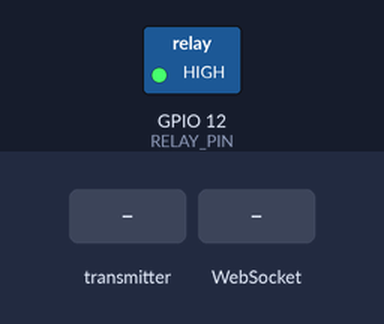
This sketch was run on a simulated ESP32. Shown: switched loads named in the sketch (green lamp = pin HIGH). The test bench sets the inputs (shaded band). WiFi joins after 1.5 s; servers stay silent unless stated; what the sketch prints to the serial monitor is not drawn.

Above: at 5.8 s.
5.9 s: the transmitter starts sending command = UNLOCK
7.9 s: the transmitter starts sending authorized = 1
At 9.7 s:
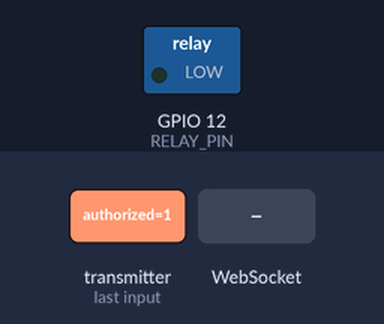
10.4 s: WebSocket text "UNLOCK" received
12.9 s: WebSocket text "auth-success" received
14.9 s: the transmitter starts sending authorized = 0
At 15.9 s:
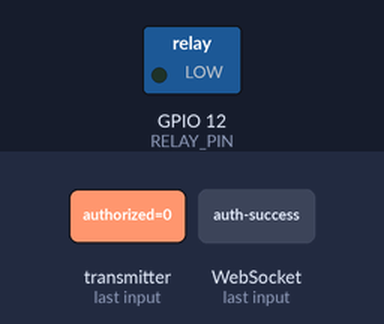
16.4 s: WebSocket text "auth-failed" received
Timing chart, 0 to 20.9 s (numbered marks = the images above; inputs shaded):
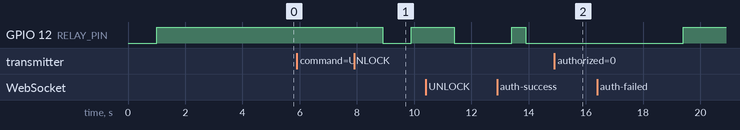

The sketch:

lockRfid.ino
```cpp
#include <WiFi.h>
#include <WebSocketsClient.h>
#include <esp_now.h>
#include "esp_wifi.h"

#define RELAY_PIN 12

const char* ssid = "Galaxy A14";
const char* password = "10102022";
const char* websocketServer = "swiftpasstech.com";
const int websocketPort = 443;

const String location = "LOCK";
const String ARDUINO_SECRET = "SwiftpassArduino";

WebSocketsClient webSocket;

unsigned long lastReconnectAttempt = 0;
unsigned long lastConnectionCheck = 0;
unsigned long lastOnlineCheck = 0;
bool isAuthenticated = false;
bool connectionInProgress = false;
bool offlineMode = false;

bool relayOpen = false;
unsigned long relayOpenTime = 0;
const unsigned long relayDuration = 5000;

bool pendingUnlock = false;
bool pendingDenied = false;

typedef struct struct_message {
  char command[10];
  char rfid[20];
  bool authorized;
} struct_message;

struct_message incomingMessage;


// ============= SETUP =============

void setup() {
  Serial.begin(115200);
  delay(1000);

  pinMode(RELAY_PIN, OUTPUT);
  digitalWrite(RELAY_PIN, HIGH);

  Serial.println("SwiftPass Lock Controller");

  connectWiFi();
  initESPNow();

  if (!offlineMode) {
    connectWebSocket();
  }
}

// ============= WIFI =============

void connectWiFi() {
  Serial.println("Connecting to WiFi...");
  WiFi.disconnect(true);
  delay(1000);
  WiFi.mode(WIFI_STA);
  esp_wifi_set_channel(1, WIFI_SECOND_CHAN_NONE);
  delay(500);
  WiFi.begin(ssid, password);

  int attempts = 0;
  while (WiFi.status() != WL_CONNECTED && attempts < 30) {
    delay(500);
    Serial.print(".");
    attempts++;
  }

  if (WiFi.status() == WL_CONNECTED) {
    Serial.println("\nWiFi connected | IP: " + WiFi.localIP().toString());
    offlineMode = false;
  } else {
    Serial.println("\nWiFi failed - entering offline mode");
    offlineMode = true;
  }
}

// ============= ESP-NOW =============

void initESPNow() {
  esp_now_deinit();
  delay(100);

  if (esp_now_init() != ESP_OK) {
    Serial.println("ESP-NOW init failed");
    return;
  }

  Serial.println("ESP-NOW initialized - ready to receive");
  esp_now_register_recv_cb(onDataReceived);
}

void onDataReceived(const esp_now_recv_info *recvInfo, const uint8_t *incomingData, int len) {
  memcpy(&incomingMessage, incomingData, sizeof(incomingMessage));

  if (strcmp(incomingMessage.command, "UNLOCK") == 0 && incomingMessage.authorized) {
    pendingUnlock = true;
  } else {
    pendingDenied = true;
  }
}

// ============= LOOP =============

void loop() {
  unsigned long now = millis();

  if (pendingUnlock) {
    pendingUnlock = false;
    Serial.println("ESP-NOW: unlock received");
    openRelay();
  }

  if (pendingDenied) {
    pendingDenied = false;
    Serial.println("ESP-NOW: denied received");
  }

  if (relayOpen && now - relayOpenTime >= relayDuration) {
    digitalWrite(RELAY_PIN, HIGH);
    relayOpen = false;
    Serial.println("Relay OFF - door locked");
  }

  if (now - lastOnlineCheck > 5000) {
    lastOnlineCheck = now;
    bool wifiUp = (WiFi.status() == WL_CONNECTED);

    if (!wifiUp && !offlineMode) {
      Serial.println("WiFi lost - switching to offline mode");
      offlineMode = true;
      isAuthenticated = false;
      connectionInProgress = false;
      webSocket.disconnect();
esp_now_deinit();
      delay(100);
      initESPNow();

    } else if (wifiUp && offlineMode) {
      Serial.println("WiFi restored - switching to online mode");
      offlineMode = false;
      esp_now_deinit();
      delay(100);
      initESPNow();
      connectWebSocket();
    }
  }

  if (!offlineMode) {
    if (now - lastConnectionCheck > 10000) {
      lastConnectionCheck = now;
      if (WiFi.status() != WL_CONNECTED) {
        Serial.println("WiFi lost - reconnecting...");
        isAuthenticated = false;
        connectionInProgress = false;
        connectWiFi();
        return;
      }
    }

    if (!webSocket.isConnected() && !connectionInProgress) {
      if (now - lastReconnectAttempt > 5000) {
        Serial.println("WebSocket disconnected - reconnecting...");
        isAuthenticated = false;
        connectWebSocket();
        lastReconnectAttempt = now;
      }
      return;
    }

    webSocket.loop();
  }
}

// ============= WEBSOCKET =============

void connectWebSocket() {
  if (WiFi.status() != WL_CONNECTED) return;

  connectionInProgress = true;
  webSocket.disconnect();
  delay(500);

  webSocket.beginSSL(websocketServer, websocketPort, "/arduino-ws");
  webSocket.onEvent(webSocketEvent);
  webSocket.setReconnectInterval(5000);
  webSocket.enableHeartbeat(15000, 3000, 2);
}

void authenticateArduino() {
  if (!webSocket.isConnected()) return;

  String authMessage = "{\"type\":\"auth-arduino\""
                       ",\"location\":\"" + location +
                       "\",\"secret\":\"" + ARDUINO_SECRET + "\"}";
  webSocket.sendTXT(authMessage);
  Serial.println("Auth sent");
}

void webSocketEvent(WStype_t type, uint8_t* payload, size_t length) {
  switch (type) {

    case WStype_DISCONNECTED:
      isAuthenticated = false;
      connectionInProgress = false;
      Serial.println("WebSocket disconnected");
      break;

    case WStype_CONNECTED:
      connectionInProgress = false;
      isAuthenticated = false;
      Serial.println("WebSocket connected");
      delay(1000);
      authenticateArduino();
      break;

    case WStype_TEXT: {
      String message = String((char*)payload);

      if (message.indexOf("auth-success") != -1) {
        isAuthenticated = true;
        Serial.println("Authenticated");
      } else if (message.indexOf("auth-failed") != -1) {
        isAuthenticated = false;
        Serial.println("Auth failed");
      }

      if (message.indexOf("\"status\":\"inside\"") != -1 ||
          message.indexOf("\"status\":\"outside\"") != -1 ||
          message.indexOf("\"status\":\"staff_granted\"") != -1 ||
          message.indexOf("\"status\":\"admin_granted\"") != -1 ||
          message.indexOf("\"status\":\"member_granted\"") != -1 ||
          message.indexOf("\"status\":\"daypass_granted\"") != -1) {

        Serial.println("ONLINE: access granted - opening relay");
        openRelay();
      }
      else if (message.indexOf("\"status\":\"denied\"") != -1 ||
               message.indexOf("\"status\":\"unregistered\"") != -1) {
        Serial.println("ONLINE: access denied");
      }
      break;
    }

    case WStype_ERROR:
      connectionInProgress = false;
      Serial.println("WebSocket error");
      break;

    default: break;
  }
}

// ============= RELAY =============

void openRelay() {
  if (relayOpen) {
    relayOpenTime = millis();
    Serial.println("Relay timer reset - door stays open");
    return;
  }

  digitalWrite(RELAY_PIN, LOW);
  relayOpen = true;
  relayOpenTime = millis();
  Serial.println("Relay ON - door unlocked");
}
```

Measured:
- after the input at 5.9 s, every drawn part: stays the same
- after the input at 7.9 s, GPIO 12 (RELAY_PIN): HIGH → LOW after 1.0 s, → HIGH 1.0 s later
- after the input at 14.9 s, GPIO 12 (RELAY_PIN): stays LOW (without the input it goes to HIGH after 0.01 s)
